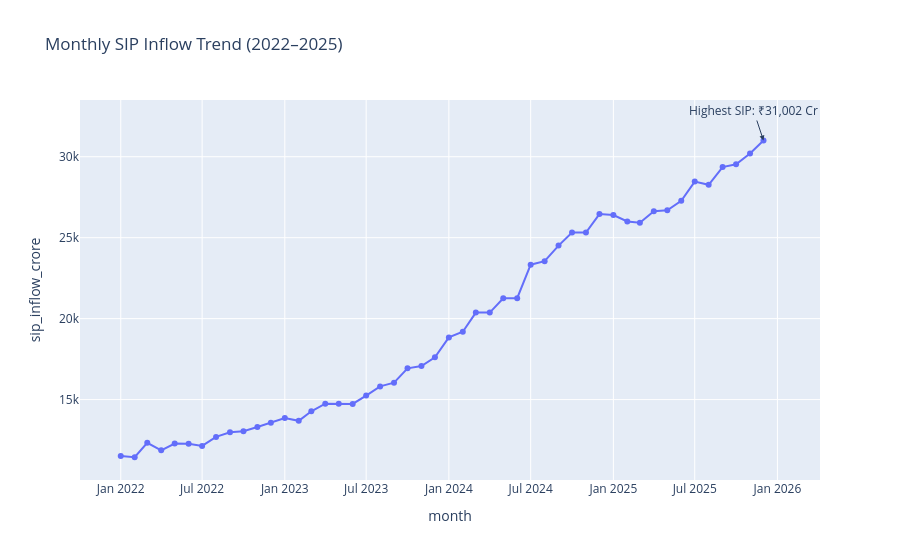

Source (notebook cell):
### Markdown cell above
### Chart 3: Monthly SIP Inflow Trend (Plotly)

### Code cell
fig = px.line(
    sip,
    x="month",
    y="sip_inflow_crore",
    markers=True,
    title="Monthly SIP Inflow Trend (2022–2025)"
)

fig.add_annotation(
    x=sip.loc[sip["sip_inflow_crore"].idxmax(), "month"],
    y=sip["sip_inflow_crore"].max(),
    text="Highest SIP: ₹31,002 Cr",
    showarrow=True,
    arrowhead=2
)

fig.show()
fig.write_image("reports/sip_trend.png")
